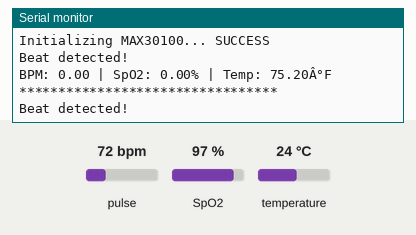
Simulated run of this sketch. Board: ESP32. On the bench: the last lines printed to the serial monitor. The inputs (shaded band) are chosen by the test bench; at power-on: pulse 72 bpm, temperature 24 °C, SpO2 97 %. WiFi joins after 1.5 s; servers stay silent unless stated.

Above: at 3.2 s.
3.3 s: pulse set to 42 bpm
4.8 s: temperature set to 12 °C
6.3 s: SpO2 set to 80 %
At 6.8 s:
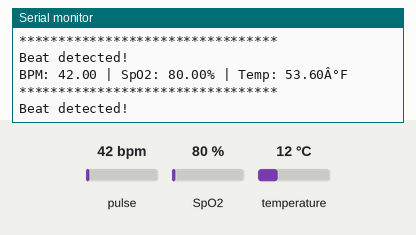
7.8 s: temperature set to 19 °C
At 9.0 s:
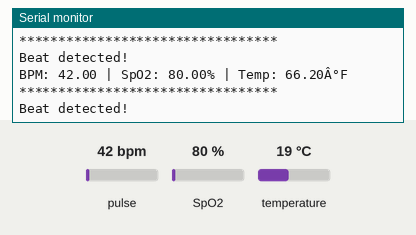
9.3 s: pulse set to 70 bpm
At 11.1 s:
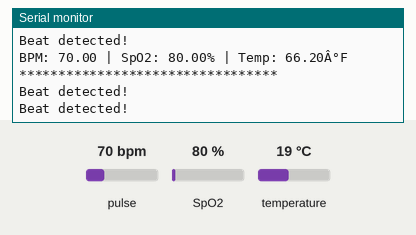
Timing chart, 0 to 11.8 s (numbered marks = the images above; inputs shaded):
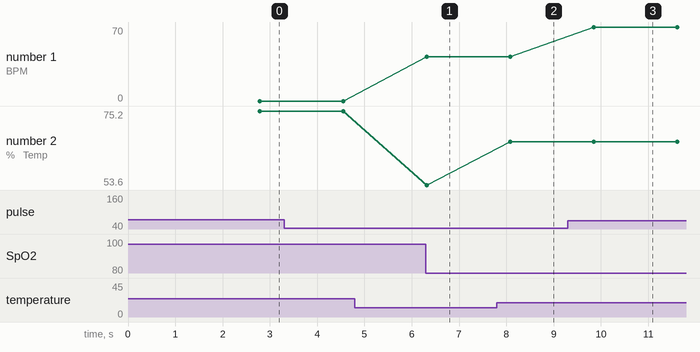

The sketch:

IoT_AarogyaMitra.ino
```cpp
#include <MAX30100_PulseOximeter.h>
#include <WiFi.h>
#include <WebServer.h>
#include <Wire.h>
#include <OneWire.h>
#include <DallasTemperature.h>

// === CONFIGURATION ===
#define ONE_WIRE_BUS 5                   // DS18B20 data pin
#define REPORTING_PERIOD_MS 1000        // Report every 1 second

const char* ssid = ".....";
const char* password = ".....";

// === SENSOR OBJECTS ===
PulseOximeter pox;
OneWire oneWire(ONE_WIRE_BUS);
DallasTemperature sensors(&oneWire);
WebServer server(80);

// === DATA VARIABLES ===
float BPM = 0.0;
float SpO2 = 0.0;
float bodyTemperature = 0.0;
uint32_t tsLastReport = 0;
bool isPoxInitialized = false;
unsigned long lastRetryTime = 0;
const unsigned long retryInterval = 5000;  // Retry every 5 seconds

// === CALLBACK ===
void onBeatDetected() {
  Serial.println("Beat detected!");
}

// === HTML JSON ENDPOINT ===
void handleSensorData() {
  String json = "{";
  json += "\"temperature\":" + String(bodyTemperature, 2) + ",";
  json += "\"bpm\":" + String(BPM, 2) + ",";
  json += "\"spo2\":" + String(SpO2, 2);
  json += "}";
  server.send(200, "application/json", json);
}

// === SETUP ===
void setup() {
  Serial.begin(115200);

  // WiFi Setup
  WiFi.mode(WIFI_STA);
  WiFi.begin(ssid, password);
  Serial.print("Connecting to WiFi");
  while (WiFi.status() != WL_CONNECTED) {
    delay(1000);
    Serial.print(".");
  }
  Serial.println("\nConnected to WiFi");
  Serial.print("IP Address: ");
  Serial.println(WiFi.localIP());

  // Web Server setup
  server.on("/data", handleSensorData);
  server.onNotFound([]() {
    server.send(404, "text/plain", "Not found");
  });
  server.begin();
  Serial.println("HTTP server started");

  // Initialize DS18B20
  sensors.begin();

  // Try initializing MAX30100
  Serial.print("Initializing MAX30100... ");
  isPoxInitialized = pox.begin();
  if (isPoxInitialized) {
    Serial.println("SUCCESS");
    pox.setOnBeatDetectedCallback(onBeatDetected);
    pox.setIRLedCurrent(MAX30100_LED_CURR_7_6MA);
  } else {
    Serial.println("FAILED. Will retry in loop.");
  }
}

// === LOOP ===
void loop() {
  // Retry sensor init if not initialized
  if (!isPoxInitialized && millis() - lastRetryTime > retryInterval) {
    Serial.print("Retrying MAX30100 initialization... ");
    isPoxInitialized = pox.begin();
    if (isPoxInitialized) {
      Serial.println("SUCCESS");
      pox.setOnBeatDetectedCallback(onBeatDetected);
      pox.setIRLedCurrent(MAX30100_LED_CURR_7_6MA);
    } else {
      Serial.println("FAILED");
    }
    lastRetryTime = millis();
  }

  // Update and read only if initialized
  if (isPoxInitialized) {
    pox.update();

    if (millis() - tsLastReport > REPORTING_PERIOD_MS) {
      sensors.requestTemperatures();               // Blocking read
      bodyTemperature = sensors.getTempFByIndex(0);

      BPM = pox.getHeartRate();
      SpO2 = pox.getSpO2();

      Serial.printf("BPM: %.2f | SpO2: %.2f%% | Temp: %.2fÂ°F\n", BPM, SpO2, bodyTemperature);
      Serial.println("*********************************");

      tsLastReport = millis();
    }
  } else {
    Serial.println("MAX30100 not initialized. Skipping sensor read.");
  }

  server.handleClient();  // Serve web requests
}
```

Measured:
- after the input at 6.3 s, the serial monitor: prints a new line at once (image 1)
- after the input at 7.8 s, the serial monitor: prints a new line after 0.28 s (image 2)
- after the input at 9.3 s, the serial monitor: prints a new line after 0.55 s (image 3)
- plotted number 1: 42 → 70 after the input at 9.3 s
- plotted number 2: 53.6 → 66.2 after the input at 7.8 s
